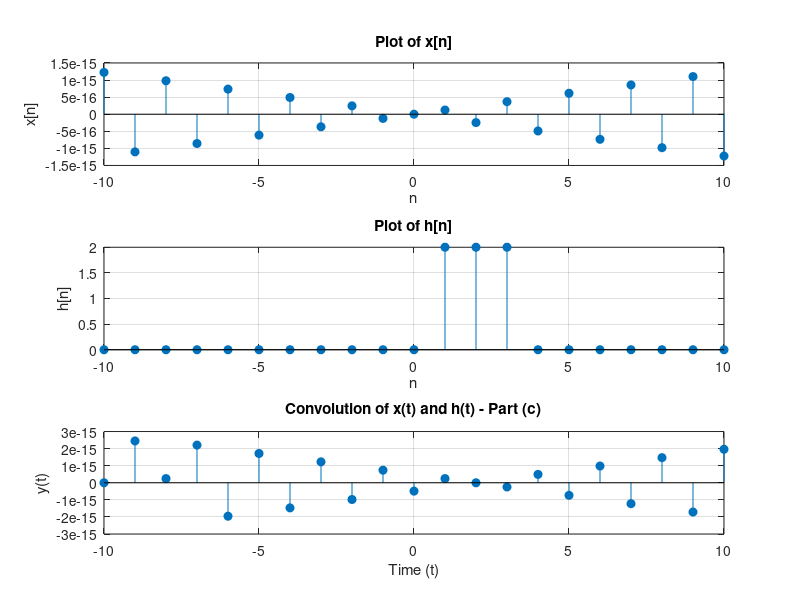

This chart was generated by the following MATLAB code:
% Part (c) MATLAB code

% Define time axis
t = -10:10;  % Time from 0 to 10 with a step of 0.01

% Define x(t)
x_t = sin(pi*t);  % One period of sin(pi*t)

% Define h(t)
h_t = 2 * ((t >= 1) & (t <= 3));  % h(t) = 2 for 1 <= t <= 3

% Perform convolution
y_t = conv(x_t, h_t, 'same') * (t(2) - t(1));  % Convolution result with scaling

% Plot the result
subplot(3,1,1);
stem(t, x_t, 'filled');
xlabel('n');
ylabel('x[n]');
title(['Plot of x[n]']);
grid on;
subplot(3,1,2);
stem(t, h_t, 'filled');
xlabel('n');
ylabel('h[n]');
title(['Plot of h[n]']);
grid on;

subplot(3,1,3);
stem(t, y_t,'filled');
title('Convolution of x(t) and h(t) - Part (c)');
xlabel('Time (t)');
ylabel('y(t)');
grid on;
